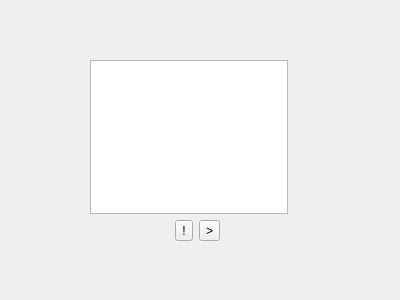
<?xml version="1.0" encoding="UTF-8"?>
<ui version="4.0">
 <class>ChessboardCornersPage</class>
 <widget class="QWizardPage" name="ChessboardCornersPage">
  <property name="geometry">
   <rect>
    <x>0</x>
    <y>0</y>
    <width>400</width>
    <height>300</height>
   </rect>
  </property>
  <property name="windowTitle">
   <string>WizardPage</string>
  </property>
  <widget class="QWidget" name="layoutWidget">
   <property name="geometry">
    <rect>
     <x>70</x>
     <y>40</y>
     <width>258</width>
     <height>221</height>
    </rect>
   </property>
   <layout class="QGridLayout" name="gridLayout">
    <property name="leftMargin">
     <number>20</number>
    </property>
    <property name="topMargin">
     <number>20</number>
    </property>
    <property name="rightMargin">
     <number>40</number>
    </property>
    <property name="bottomMargin">
     <number>20</number>
    </property>
    <item row="0" column="0">
     <widget class="QGraphicsView" name="graphicsView"/>
    </item>
    <item row="1" column="0">
     <layout class="QFormLayout" name="formLayout">
      <property name="fieldGrowthPolicy">
       <enum>QFormLayout::AllNonFixedFieldsGrow</enum>
      </property>
      <property name="leftMargin">
       <number>85</number>
      </property>
      <item row="0" column="1">
       <widget class="QToolButton" name="toolButton_2">
        <property name="text">
         <string>&gt;</string>
        </property>
       </widget>
      </item>
      <item row="0" column="0">
       <widget class="QToolButton" name="toolButton">
        <property name="text">
         <string>!</string>
        </property>
       </widget>
      </item>
     </layout>
    </item>
   </layout>
  </widget>
 </widget>
 <resources/>
 <connections/>
</ui>
